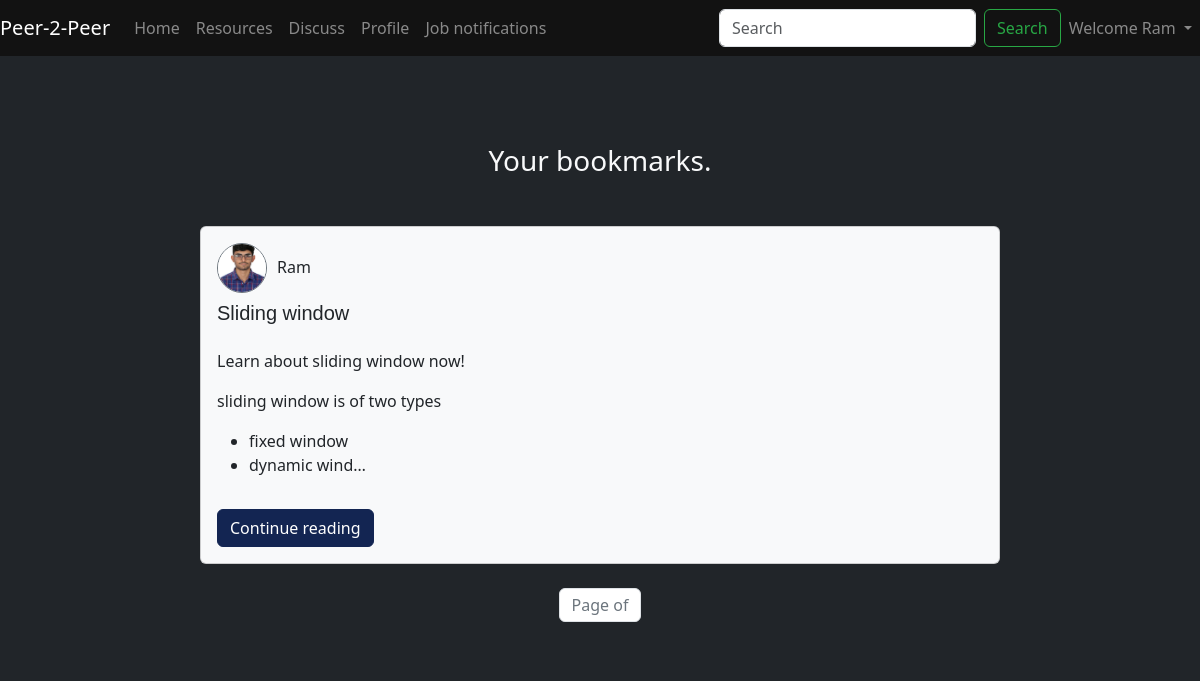
Screenshot of /bookmarks/ (signed in) with the database file from the repository.
### blog/models.py (models this page shows, shortened)
class Post(models.Model):
    sno=models.AutoField(primary_key=True)
    title=models.CharField(max_length=250)
    author = models.ForeignKey(User,on_delete=models.CASCADE)
    content=RichTextField(blank=True , null = True)
    image = models.ImageField(upload_to='comments/images/', null=True, blank=True)
    file = models.FileField(upload_to='comments/files/', null=True, blank=True)
    slug = models.CharField(max_length=130)
    timeStamp =models.DateTimeField(auto_now_add=True)
    likes = models.ManyToManyField(User,related_name="blogPost",blank=True)
    bookmark = models.ManyToManyField(User,related_name="bookmarked_posts",blank=True)

### home/models.py (models this page shows, shortened)
class ProfileId(models.Model):
    user = models.OneToOneField(User, on_delete=models.CASCADE)
    jobs = models.CharField(max_length=100,unique=True)
    bio = models.TextField(blank=True, null=True)
    picture = models.ImageField(upload_to='profile_pics/', blank=True, null=True)
    git = models.URLField(blank=True)
    leetcode = models.URLField(blank=True)
    linkedin = models.URLField(blank=True)
    bookmarked_posts = models.ManyToManyField(Post, related_name='bookmarked_by')

### start/views.py (the view)
# urls.py: path('bookmarks/', views.view_bookmarks, name='view_bookmarks'),
@login_required
def view_bookmarks(request):
    bookmarked_posts = request.user.bookmarked_posts.all().order_by('-timeStamp')
    context = {'bookmarked_posts': bookmarked_posts}
    return render(request, 'blog/bookmark.html', context)

### templates/blog/bookmark.html (shortened to what this page needs)
{% extends "home/base.html" %}
{% block body %}
<section class="pt-4 bg-dark">
  <div class="container text-white" style="max-width: 1000px;">
  <div class="p-3 mb-2 text-light bg-dark">
    <div class="container text-center my-5" style="max-width: 1000px;">
      <p class="h3">Your bookmarks.</p>
    </div>
    {% if bookmarked_posts %}
    <div class="container">
        <div class="row justify-content-center">
            {% for post in bookmarked_posts %}
            <div class="col-12 mb-4 d-flex justify-content-center">
                <div class="card bg-light text-dark" style="width: 100%; max-width: 800px; display: flex; flex-direction: column; transition: transform 0.3s ease, box-shadow 0.3s ease;"
                    onmouseover="this.style.transform='scale(1.05)'; this.style.boxShadow='0 8px 16px rgba(0, 0, 0, 0.5)';"
                    onmouseout="this.style.transform='scale(1)'; this.style.boxShadow='none';">
                    <div class="card-body d-flex flex-column justify-content-between">
                        <div>
                          <div class="d-flex align-items-center mb-2">
                            {% if post.author.profileid.picture %}
                              <img src="{{ post.author.profileid.picture.url }}" alt="user" class="rounded-circle border border-secondary" style="width: 50px; height: 50px; margin-right: 10px; object-fit: cover;">
                            {% else %}
                              <img src="https://icons.veryicon.com/png/o/miscellaneous/rookie-official-icon-gallery/225-default-avatar.png" alt="user" class="rounded-circle" style="width: 50px; height: 50px; margin-right: 10px; object-fit: cover;">
                            {% endif %}
                            <h6 class="d-inline-block mb-0 text-dark-muted">{{ post.author.first_name }}</h6>
                          </div>
                            <h5 class="card-title" style="font-family: Tahoma, Trebuchet MS, sans-serif;">{{ post.title }}</h5>
                        </div>
                        <p class="card-text" style="font-family: Tahoma, Trebuchet MS, sans-serif;">{{ post.content|truncatechars_html:100|safe }}</p>
                        <div class="d-flex justify-content-between align-items-center">
                          <a href="/blog/{{ post.slug }}" class="btn btn-primary">Continue reading</a>
                        </div>
                    </div>
                </div>
            </div>
            {% endfor %}
        </div>
    </div>
    {% else %}
    <p class="text-light text-center" style="font-family: Tahoma, Trebuchet MS, sans-serif;">No posts available.</p>
    {% endif %}
      <div class="pagination justify-content-center">
        <nav aria-label="Page navigation">
          <ul class="pagination justify-content-center">
            <li class="page-item disabled">
              <span class="page-link">Page {{ page_obj.number }} of {{ page_obj.paginator.num_pages }}</span>
            </li>
          </ul>
        </nav>
      </div>
    </div>
  </div>
</section>
{% endblock body %}

### templates/home/base.html (shortened to what this page needs)
{% load sass_tags %}
{% load static %}
<!DOCTYPE html>
<html lang="en">
  <head>
    <link rel="stylesheet" href="https://cdn.jsdelivr.net/npm/bootstrap@4.4.1/dist/css/bootstrap.min.css">
    <link rel="stylesheet" href="{% static 'css/styles.css' %}">
    <link rel="stylesheet" href="https://unpkg.com/swiper/swiper-bundle.min.css" />
    <link rel="stylesheet" href="https://cdnjs.cloudflare.com/ajax/libs/font-awesome/5.15.3/css/all.min.css">
    <link rel="stylesheet" href="https://cdnjs.cloudflare.com/ajax/libs/font-awesome/6.0.0-beta3/css/all.min.css">
  </head>
  <body class="bg-dark text-light">
    <nav class="navbar navbar-expand-lg navbar-dark sticky-top" style="background-color: #121212;">
      <a class="navbar-brand" href="/homepage">Peer-2-Peer</a>
      <div class="collapse navbar-collapse" id="navbarSupportedContent">
        <ul class="navbar-nav mr-auto">
          <li class="nav-item {% block homeactive %}{% endblock homeactive %}">
            <a class="nav-link" href="/homepage">Home <span class="sr-only">(current)</span></a>
          </li>
          <li class="nav-item {% block resourcesactive %}{% endblock resourcesactive %}">
            <a class="nav-link" href="/jobnotes">Resources</a>
          </li>
          <li class="nav-item {% block blogactive %}{% endblock blogactive %}">
            <a class="nav-link" href="/blog">Discuss</a>
          </li>
          <li class="nav-item {% block profileactive %}{% endblock profileactive %}">
            <a class="nav-link" href="{% url 'myprofile'%}">Profile</a>
          </li>
          <li class="nav-item {% block jobactive %}{% endblock jobactive %}">
            <a class="nav-link" href="/jobnotifications">Job notifications</a>
          </li>
        </ul>
        <ul class="navbar-nav ml-auto d-flex align-items-center">
          <li class="nav-item">
            <form method="get" action="/search" class="form-inline my-2 my-lg-0">
              <input class="form-control mr-sm-2" name="query" id="query" type="search" placeholder="Search" aria-label="Search">
              <button class="btn btn-outline-success my-2 my-sm-0" type="submit">Search</button>
            </form>
          </li>
          {% if user.is_authenticated %}
            <li class="nav-item dropdown">
              <a class="nav-link dropdown-toggle" href="#" id="navbarDropdown" role="button" data-toggle="dropdown" aria-haspopup="true" aria-expanded="false">
                Welcome {{ request.user.first_name }}
              </a>
            </li>
          {% else %}
            <li class="nav-item">
              <a href="/login" class="btn btn-outline-success my-2 my-sm-0" type="login">Login</a>
            </li>
          {% endif %}
        </ul>
      </div>
    </nav>
    {% block body %}
    {% endblock body %}
    <link rel="stylesheet" href="https://cdnjs.cloudflare.com/ajax/libs/font-awesome/6.0.0-beta3/css/all.min.css">
  </body>
</html>

### rows the page displays
Post: author.profileid.picture (picture), author.first_name "Ram", title "Sliding window", content "Learn about sliding window now! sliding window is of two types fixed window dynamic wind…"

### other values shown
{{ request.user.first_name }} "Ram"
